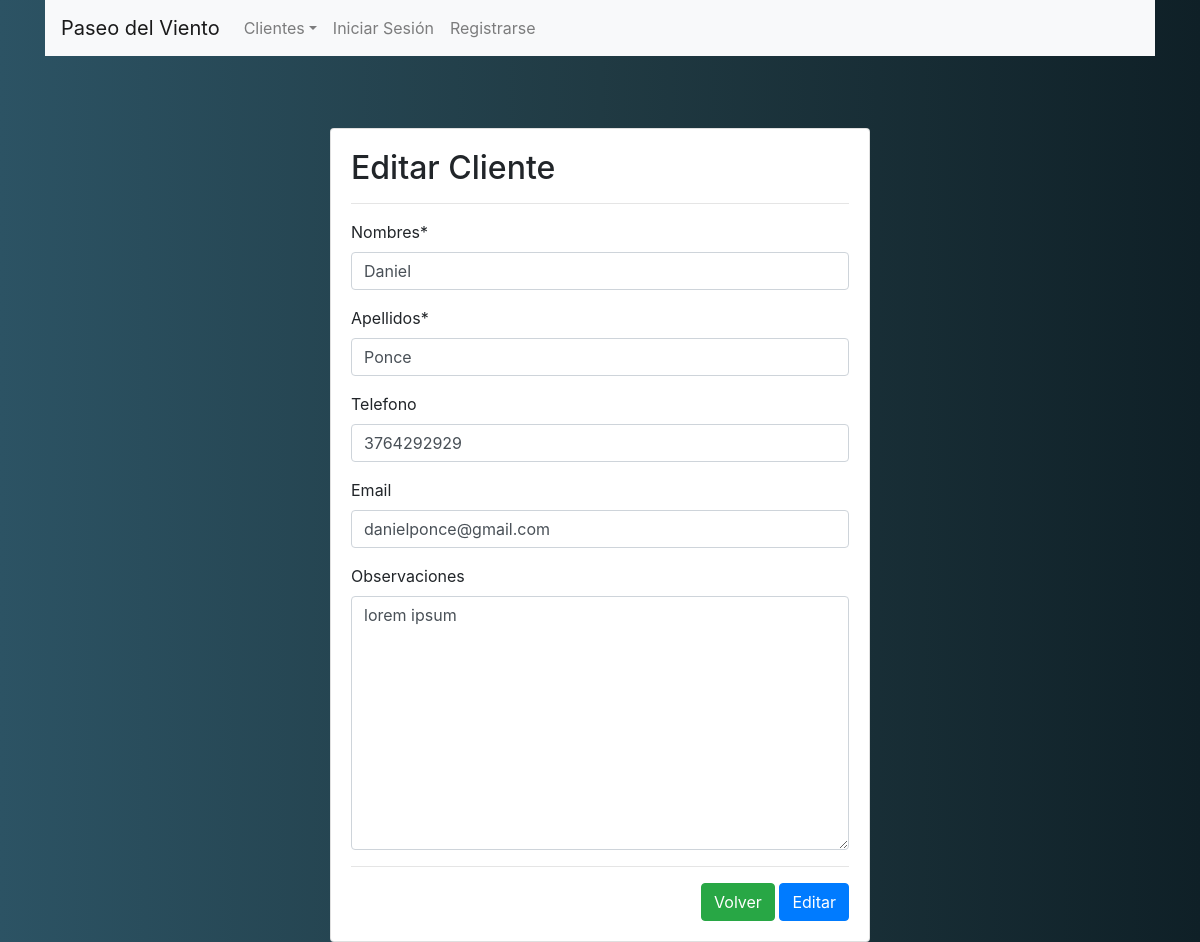
/modificar-cliente/1/, run on the app's committed database.
### app001/models.py (models this page shows, shortened)
class Cliente(models.Model):
    nombres = models.CharField(max_length=100)
    apellidos = models.CharField(max_length=100)
    telefono = models.CharField(max_length=100, blank=True)
    email = models.EmailField(blank=True)
    observaciones=models.TextField(blank=True)
    class Meta:
            verbose_name_plural = 'Clientes'

### app001/views.py (the view, shortened to what this page needs)
# urls.py: path('modificar-cliente/<id>/', modificar_cliente, name='modificar_cliente'),
def modificar_cliente(request, id):
    cliente = get_object_or_404(Cliente, id=id)
    data = {
        'form': ClienteForm(instance=cliente)
    }
    return render(request, 'app001/cliente/modificar.html', data)

### app001/forms.py
class ClienteForm(forms.ModelForm):
    class Meta:
        model = Cliente
        fields = '__all__'

### app001/templates/app001/cliente/modificar.html (shortened to what this page needs)
{% extends "app001/layout.html" %} {% block body %} {% load crispy_forms_tags %}
<br /><br />
<div class="row">
  <div class="col-12 col-md-6 offset-md-3">
    <div class="card">
      <div class="card-body">
        <h2>Editar Cliente</h2>
        <hr />
        <form method="post" enctype="multipart/form-data">
          {% csrf_token %} {{form | crispy}}
          <hr />
          <div class="d-flex justify-content-end">
            <a class="btn btn-success" href="{% url 'app001:listar_clientes' %}"
              >Volver</a
            >
            <input type="submit" value="Editar" class="btn btn-primary" />
          </div>
        </form>
      </div>
    </div>
  </div>
</div>
{% endblock %}

### data on the page
Cliente: nombres "Daniel", apellidos "Ponce", telefono "3764292929", email "danielponce@gmail.com", observaciones "lorem ipsum"
